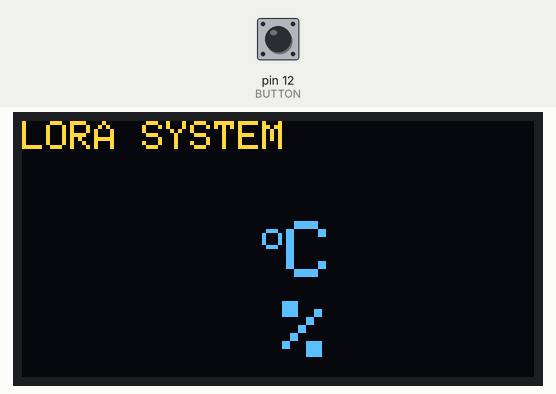
This program was run on a simulated Arduino Nano, built with avr-gcc and run on an emulated ATmega328P. Shown: 128×64 one-colour display. The inputs (shaded band) are chosen by the test bench; at power-on: pin 12 (BUTTON) HIGH. The OLED is the two-colour kind (top 16 rows yellow); what the program prints to the serial monitor is not drawn.

Above: at 1.2 s.
1.3 s: pin 12 (BUTTON) pulled LOW for 0.15 s
3.3 s: pin 12 (BUTTON) pulled LOW for 3.2 s
Timing chart, 0 to 6.3 s (numbered marks = the images above; inputs shaded):
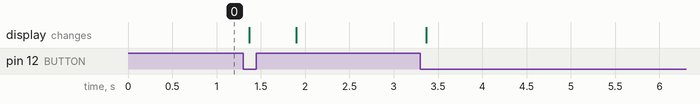

The program:

main.cpp
```cpp
#include <Arduino.h>
#include <SoftwareSerial.h>
#include <Adafruit_GFX.h>
#include <Adafruit_SSD1306.h>
#define screen_width 128
#define screen_height 64
Adafruit_SSD1306 display(screen_width, screen_height);
SoftwareSerial loraReceive(6, 7); //TX, RX


#define BUTTON 12
int State=0;
String read_data="";
// void ON_OFF();
class oled{
  public:
  void hienthi()
  {
        display.clearDisplay();
        display.setTextSize(1);
        display.setTextColor(SSD1306_WHITE);
        display.setCursor(0,0);
        display.print("LORA SYSTEM");
        display.setTextSize(2);
        display.setCursor(0,10);
        display.print(read_data);
        display.setCursor(0,25);
      // display.print(read_data);
        display.setCursor(60,25);
        display.setTextSize(1);
        display.print("o");
        display.setTextSize(2);
        display.print("C");
        display.setTextSize(2);
        display.setCursor(65,45);
        display.print("%");
        display.display();
  }
};
class nutnhan{
  public:
  void gui_data_notice(){
      display.clearDisplay();
      display.setTextSize(1);
      display.setTextColor(SSD1306_WHITE);
      display.setCursor(5,30);
  }
  void kiem_Tra()
{
  if(digitalRead(BUTTON)==LOW)
  {
    delay(20);
    if(digitalRead(BUTTON)==LOW)
    {
        State++;
        if (State==2) State=0;
        loraReceive.println(State);
        Serial.println(State);
        gui_data_notice();
        display.print("Dang gui du lieu...");
        display.display();
        delay(500);

      while(digitalRead(BUTTON)==LOW);
    }
  }
}
};
nutnhan nutnhan;
oled oled;

void setup() {
  Serial.begin(9600);
  loraReceive.begin(9600);
  display.begin(SSD1306_SWITCHCAPVCC, 0x3C); // Address 0x3C for 128x32
  pinMode(BUTTON, INPUT_PULLUP);
  //GUI SO 2 DE NHAN GIA TRI CAM BIEN KHI VUA KHOI DONG
  loraReceive.println("2");
  display.clearDisplay();
  display.setTextSize(1);
  display.setTextColor(SSD1306_WHITE);
  display.setCursor(0,0);
  display.print("LORA SYSTEM");

}

void loop() {
//   //GUI:
//   if(Serial.available() > 0){
//     String input = Serial.readString();
//     loraReceive.println(input);
//   }
//  //NHAN:
//   if(lorasReceive.available() > 1){
//     String input = loraReceive.readString();
//     Serial.println(input);
//   }
  nutnhan.kiem_Tra();
  if(loraReceive.available() > 1){
    // HIEN_THI_NHAN_GUI_DU_LIEU();
    // display.print("Dang nhan du lieu...");
    // display.display();
     read_data = loraReceive.readString();
 }
    Serial.println(read_data);
   oled.hienthi();


  //delay(20);
}
```
